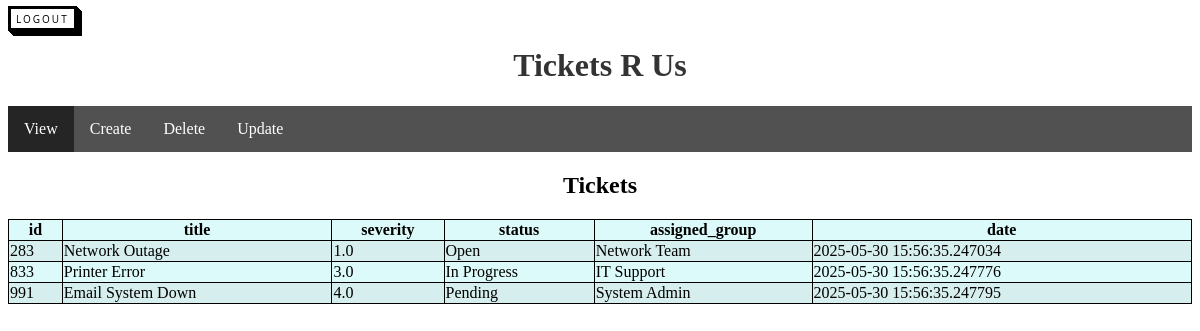
Screenshot of /main (signed in) with the database file from the repository.
### models.py (models this page shows)
class Tickets(db.Model):
    id = db.Column(db.Integer, primary_key=True, autoincrement=False)
    title = db.Column(db.String(256), nullable=False)
    severity = db.Column(db.Float, nullable=False)
    status = db.Column(db.String(50), nullable=False)
    assigned_group = db.Column(db.String(100), nullable=False)
    date = db.Column(db.DateTime(timezone=True))

### main.py (the view)
@app.route('/main')
@login_required
def main():
    tickets = Tickets.query.all()
    columns = Tickets.__table__.columns.keys()
    return render_template('main.html',
                         tickets=tickets,
                         columns=columns)

### main.py (called while the page is built)
@login_manager.user_loader
def load_user(id):
    return User.query.get(int(id))

### templates/main.html (shortened to what this page needs)
<!DOCTYPE html>
<html>
<head>
    <link rel="stylesheet" href="{{ url_for('static', filename='css/style.css') }}">
</head>
<body>
    <a href="{{ url_for('logout_page') }}" class="button-back">Logout</a>
    <h1 align="center">Tickets R Us</h1>
    <ul>
        <li><a href="#view" onclick="setActive(this)" class="tab-link active" data-tab="view">View</a></li>
        <li><a href="#create" onclick="setActive(this)" class="tab-link" data-tab="create">Create</a></li>
        <li><a href="#delete" onclick="setActive(this)" class="tab-link" data-tab="delete">Delete</a></li>
        <li><a href="#update" onclick="setActive(this)" class="tab-link" data-tab="update">Update</a></li>
    </ul>
    <div id="view" class="tab">
        <h2 align="center">Tickets</h2>
        <table align="center" style="width:100%">
            <tr>
                {% for column in columns %}
                <th>{{ column }}</th>
                {% endfor %}
            </tr>
            {% for ticket in tickets %}
            <tr>
                <td>{{ ticket.id }}</td>
                <td>{{ ticket.title }}</td>
                <td>{{ ticket.severity }}</td>
                <td>{{ ticket.status }}</td>
                <td>{{ ticket.assigned_group }}</td>
                <td>{{ ticket.date }}</td>
            </tr>
            {% endfor %}
        </table>
    </div>
</body>
</html>

### static/css/style.css (style rules this page uses)
h1 { color: #333; }
.button-back { font-family: "Open Sans", sans-serif; font-size: 10px; letter-spacing: 2px; text-decoration: none; text-transform: uppercase; color: #000; cursor: pointer; border: 3px solid; padding: 0.25em 0.5em; box-shadow: 1px 1px 0px 0px, 2px 2px 0px 0px, 3px 3px 0px 0px, 4px 4px 0px 0px, 5px 5px 0px 0px; position: relative; user-select: none; -webkit-user-select: none; touch-action: manipulation; }
ul { list-style-type: none; margin: 0; padding: 0; overflow: hidden; background-color: #525151; }
li { float: left; }
li a { display: block; color: white; text-align: center; padding: 14px 16px; text-decoration: none; }
.tab { display: none; }
#view { display: block; }
.active { background-color: #252525; }
tr:nth-child(even) { background-color: #d6eeee; }
tr:nth-child(odd) { background-color: #dbfaf9; }
table, th, td { border: 1px solid black; border-collapse: collapse; }

### rows the page displays
Tickets: id "283", title "Network Outage", severity "1.0", status "Open", assigned_group "Network Team", date "2025-05-30 15:56:35.247034"
Tickets: id "833", title "Printer Error", severity "3.0", status "In Progress", assigned_group "IT Support", date "2025-05-30 15:56:35.247776"
Tickets: id "991", title "Email System Down", severity "4.0", status "Pending", assigned_group "System Admin", date "2025-05-30 15:56:35.247795"

### other values shown
{{ column }} "id" "title" "severity" "status" "assigned_group" "date"
